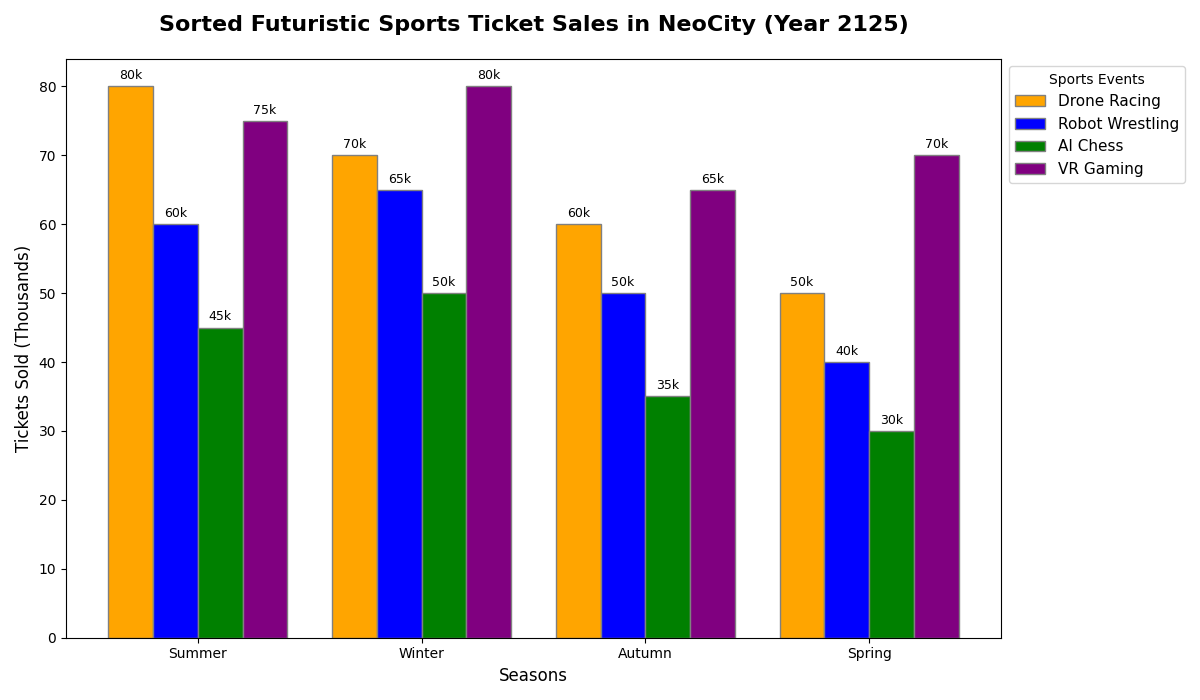

Source code (Python):
import matplotlib.pyplot as plt
import numpy as np

# Data: Ticket Sales in Thousands
seasons = ["Spring", "Summer", "Autumn", "Winter"]
drone_racing = [50, 80, 60, 70]
robot_wrestling = [40, 60, 50, 65]
ai_chess = [30, 45, 35, 50]
vr_gaming = [70, 75, 65, 80]

# Sort Data (Descending Order)
labels = np.array([seasons, drone_racing, robot_wrestling, ai_chess, vr_gaming])
sorted_indices = np.argsort([-x for x in drone_racing])  # Sorting by Drone Racing sales, descending

sorted_labels = labels[:, sorted_indices]

# Figure and Axes
fig, ax = plt.subplots(figsize=(12, 7))

# Plot sorted Bar Chart
bar_width = 0.20
x = np.arange(len(seasons))  
br1 = x
br2 = [i + bar_width for i in br1]  
br3 = [i + bar_width for i in br2]  
br4 = [i + bar_width for i in br3]  

ax.bar(br1, sorted_labels[1].astype(int), color='orange', width=bar_width, edgecolor='grey', label='Drone Racing')
ax.bar(br2, sorted_labels[2].astype(int), color='blue', width=bar_width, edgecolor='grey', label='Robot Wrestling')
ax.bar(br3, sorted_labels[3].astype(int), color='green', width=bar_width, edgecolor='grey', label='AI Chess')
ax.bar(br4, sorted_labels[4].astype(int), color='purple', width=bar_width, edgecolor='grey', label='VR Gaming')

# Adding title and labels
ax.set_title('Sorted Futuristic Sports Ticket Sales in NeoCity (Year 2125)', fontsize=16, fontweight='bold', pad=20)
ax.set_xlabel('Seasons', fontsize=12)
ax.set_ylabel('Tickets Sold (Thousands)', fontsize=12)
ax.set_xticks([r + 1.5 * bar_width for r in range(len(seasons))])
ax.set_xticklabels(sorted_labels[0])

# Annotate each bar with ticket numbers
all_sales_sorted = sorted_labels[1:].flatten().astype(int)
for bar, ticket_sales in zip(ax.patches, all_sales_sorted):
    height = bar.get_height()
    ax.annotate(f'{ticket_sales}k', 
                xy=(bar.get_x() + bar.get_width() / 2, height),
                xytext=(0, 3), 
                textcoords="offset points",
                ha='center', va='bottom', fontsize=9, color='black')

# Adding legend
ax.legend(loc='upper left', bbox_to_anchor=(1, 1), fontsize=11, title='Sports Events')

# Adjust layout and display the chart
plt.tight_layout()
plt.show()
